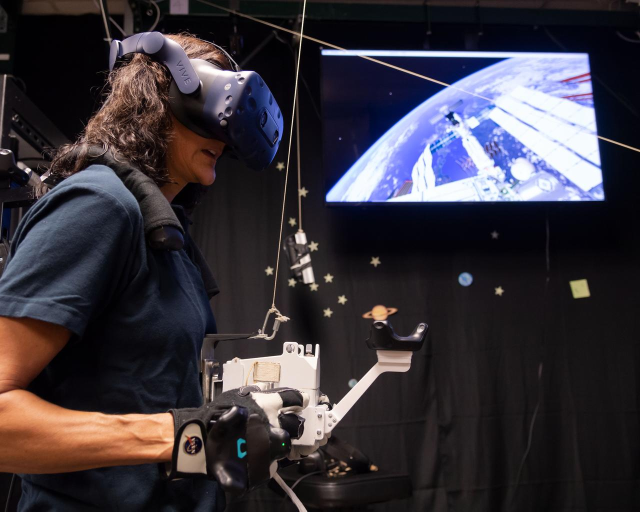
#> input picture Maquina de redes/00_Serie/recursos/_raw/astronauta.jpg, 1280 x 1023 px (shown at 1/2 size)
$ python -i segment.py   (imports and definitions only)
#> lines starting #> are read from the running program, lines starting #| are printed output that depends on the picture
# FILE: segment.py
# Uso: python3 segment.py entrada.mp4 mascara.mp4 [--test t1,t2,...]
# Máscara de la persona (blanco = persona) fotograma a fotograma con rembg/u2net,
# local. Suavizado temporal (mediana de 3 fotogramas) para evitar parpadeo en
# los bordes, y un leve feather. Salida: video gris 1080x1920 del mismo fps.
import os, subprocess, sys, time
import numpy as np
from PIL import Image, ImageFilter

# [1 line not run here, left out]
from rembg import new_session  # noqa: E402

src, out = sys.argv[1], sys.argv[2]
test = sys.argv[4].split(",") if len(sys.argv) > 3 and sys.argv[3] == "--test" else None
W, H, SW, SH = 1080, 1920, 540, 960
# [1 line that did not run here, left out]


def predict(rgb):
    small = Image.fromarray(rgb).resize((SW, SH), Image.BILINEAR)
    m = session.predict(small)[0].convert("L").resize((W, H), Image.BILINEAR)
    return np.asarray(m.filter(ImageFilter.GaussianBlur(1.5)), np.float32)


def frames(path, ss=None, n=None):
    cmd = ["ffmpeg", "-v", "error"] + (["-ss", ss] if ss else []) + ["-i", path]
    cmd += (["-frames:v", str(n)] if n else []) + ["-f", "rawvideo", "-pix_fmt", "rgb24", "-"]
    p = subprocess.Popen(cmd, stdout=subprocess.PIPE)
    while True:
        b = p.stdout.read(W * H * 3)
        if len(b) < W * H * 3:
            break
        yield np.frombuffer(b, np.uint8).reshape(H, W, 3)


# [8 lines not run here, left out]

# [3 lines that did not run here, left out]
prev, cur, n, t0 = None, None, 0, time.time()
# [9 lines not run here, left out]
win = [x for x in (prev, cur) if x is not None]
# [4 lines not run here, left out]

>>> import cv2
>>> picture = cv2.imread('../../../../00_Serie/recursos/_raw/astronauta.jpg', cv2.IMREAD_GRAYSCALE)
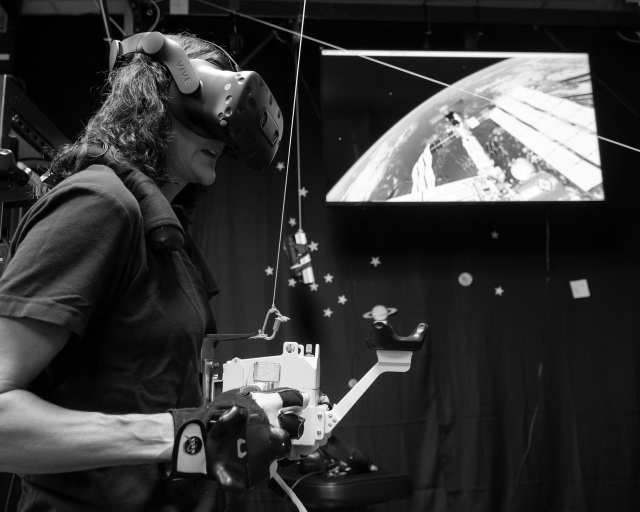
#> picture: shape (1023, 1280) (shown at 1/2 size); min 0, max 255, mean 54.1
>>> result = predict(picture)
#> in predict, `small = Image.fromarray(rgb).resize((SW, SH), Image.BILINEAR)`:
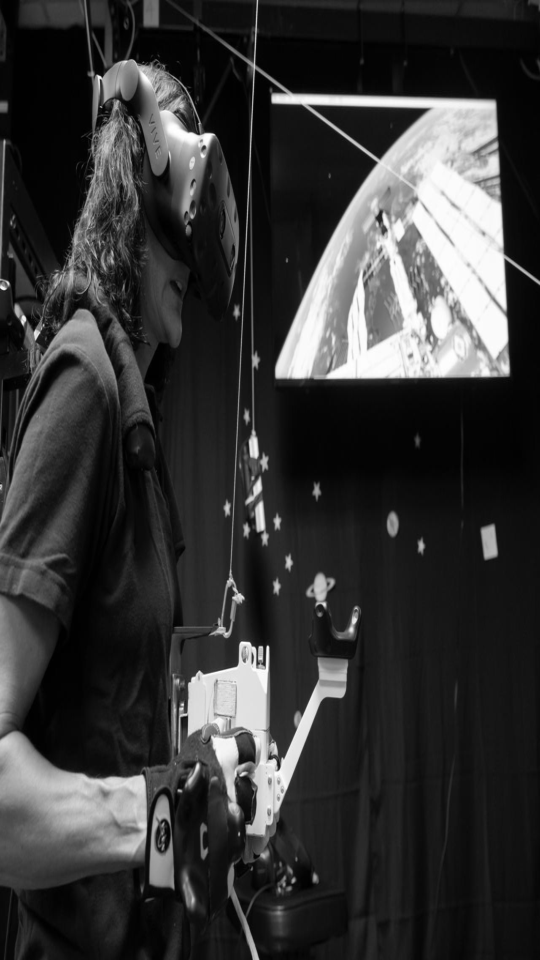
#> small: PIL image 540x960 L; min 0, max 255, mean 54.1
#> (the run stopped early here; a loop or call above may not have finished)

$ run again, on Maquina de redes/00_Serie/recursos/_raw/busto_marmol.jpg
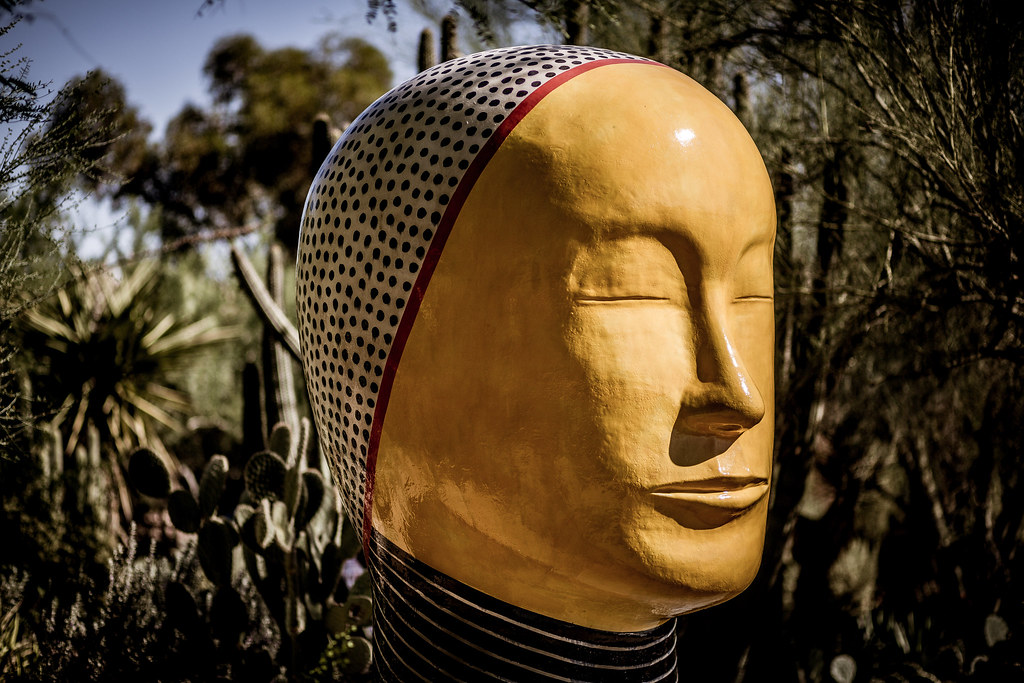
#> input picture Maquina de redes/00_Serie/recursos/_raw/busto_marmol.jpg, 1024 x 683 px
#> `picture = cv2.imread('../../../../00_Serie/recursos/_raw/astronauta.jp..`:
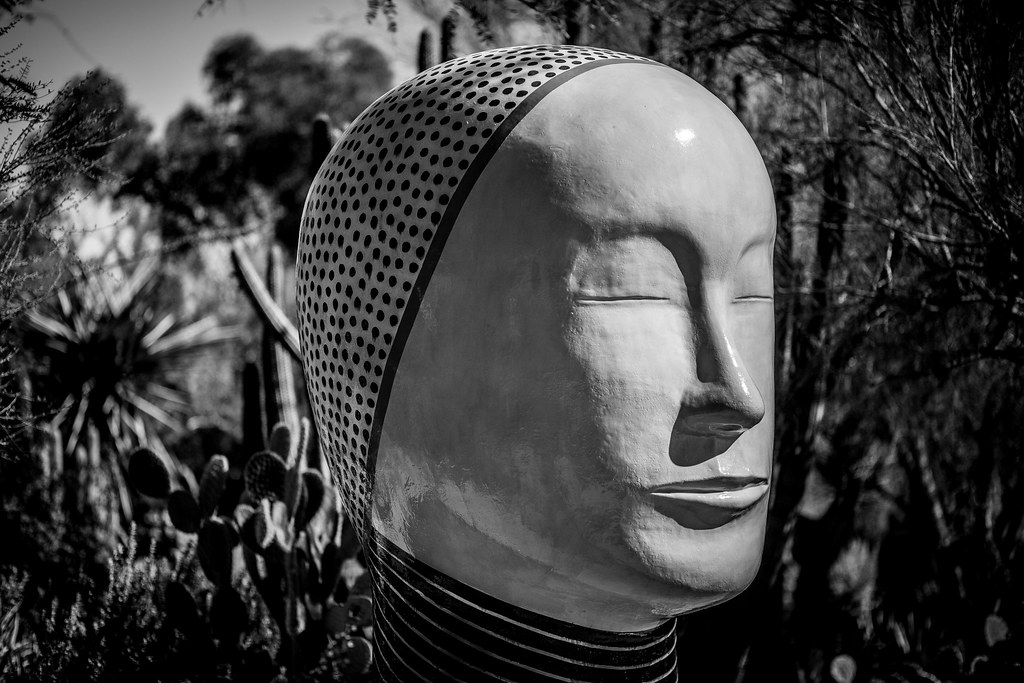
#> picture: shape (683, 1024); min 0, max 255, mean 65.5
#> in predict, `small = Image.fromarray(rgb).resize((SW, SH), Image.BILINEAR)`:
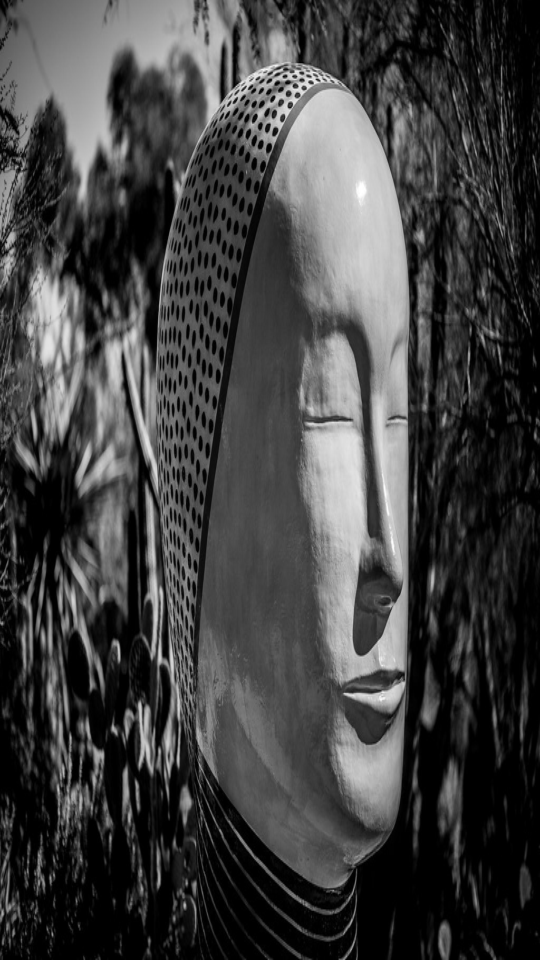
#> small: PIL image 540x960 L; min 0, max 255, mean 65.5

$ run again, on Maquina de redes/00_Serie/recursos/_raw/cohete.jpg
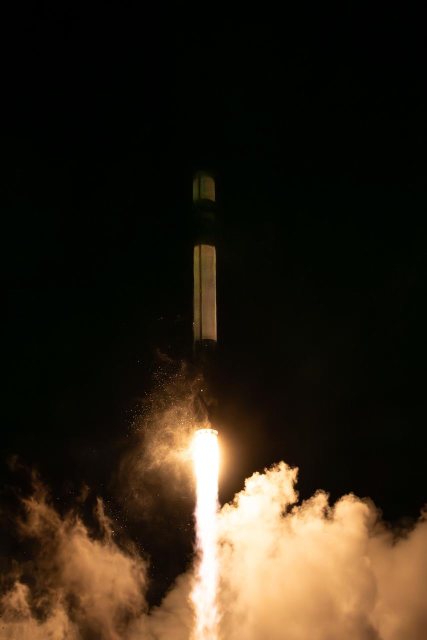
#> input picture Maquina de redes/00_Serie/recursos/_raw/cohete.jpg, 853 x 1280 px (shown at 1/2 size)
#> `picture = cv2.imread('../../../../00_Serie/recursos/_raw/astronauta.jp..`:
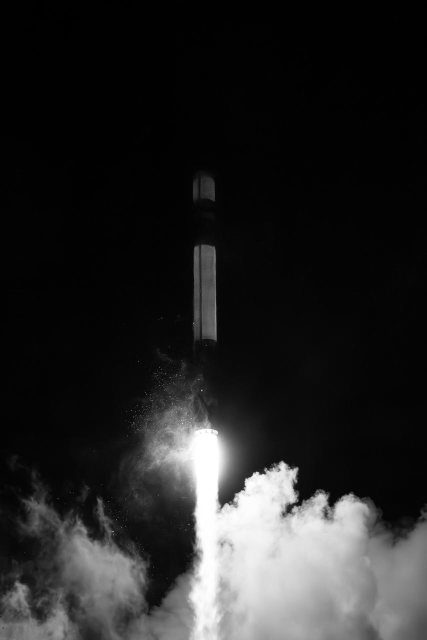
#> picture: shape (1280, 853) (shown at 1/2 size); min 0, max 255, mean 37.7
#> in predict, `small = Image.fromarray(rgb).resize((SW, SH), Image.BILINEAR)`:
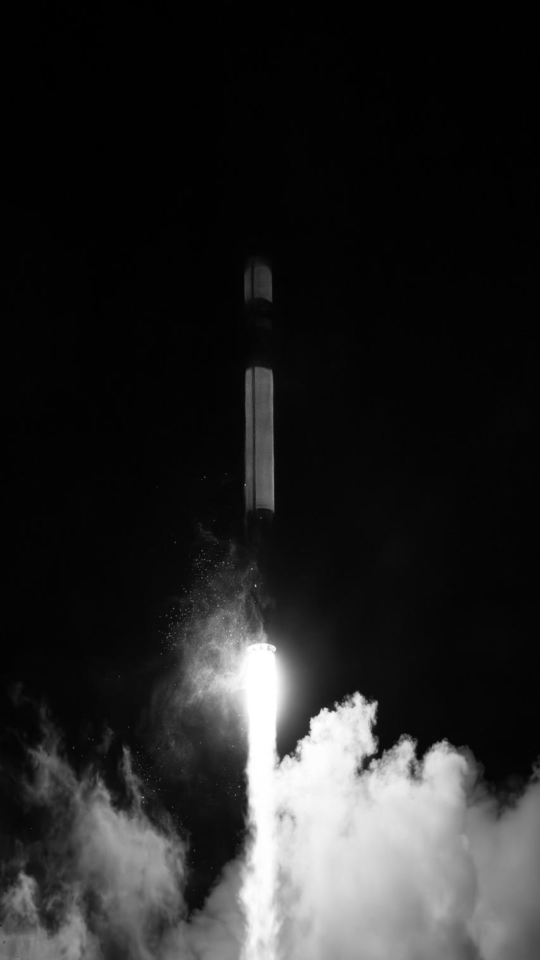
#> small: PIL image 540x960 L; min 0, max 255, mean 37.7
